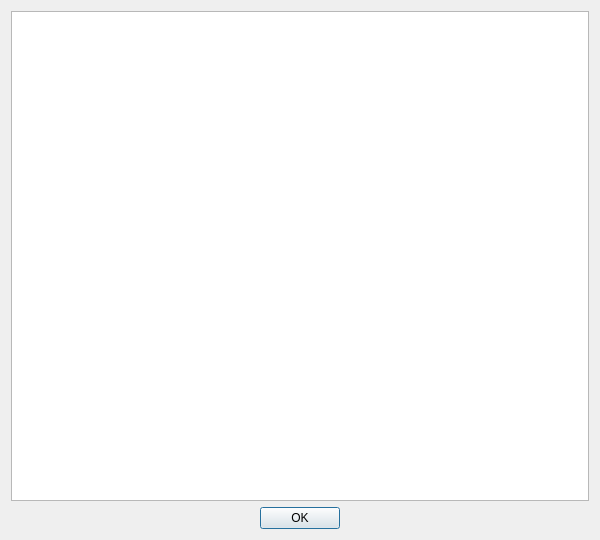
<?xml version="1.0" encoding="UTF-8"?>
<ui version="4.0">
 <class>AboutDialog</class>
 <widget class="QDialog" name="AboutDialog">
  <property name="geometry">
   <rect>
    <x>0</x>
    <y>0</y>
    <width>600</width>
    <height>540</height>
   </rect>
  </property>
  <property name="minimumSize">
   <size>
    <width>600</width>
    <height>540</height>
   </size>
  </property>
  <property name="windowTitle">
   <string>About Apprentice Video</string>
  </property>
  <property name="windowIcon">
   <iconset resource="apprenticevideo.qrc">
    <normaloff>:/images/apprenticevideo-64.png</normaloff>:/images/apprenticevideo-64.png</iconset>
  </property>
  <layout class="QVBoxLayout" name="dialogLayout">
   <item>
    <widget class="QTextBrowser" name="textBrowser">
     <property name="openExternalLinks">
      <bool>true</bool>
     </property>
    </widget>
   </item>
   <item>
    <layout class="QHBoxLayout" name="buttonsLayout">
     <item>
      <spacer name="spacer_4">
       <property name="orientation">
        <enum>Qt::Horizontal</enum>
       </property>
       <property name="sizeHint" stdset="0">
        <size>
         <width>40</width>
         <height>20</height>
        </size>
       </property>
      </spacer>
     </item>
     <item>
      <widget class="QPushButton" name="okButton">
       <property name="text">
        <string>OK</string>
       </property>
      </widget>
     </item>
     <item>
      <spacer name="spacer_3">
       <property name="orientation">
        <enum>Qt::Horizontal</enum>
       </property>
       <property name="sizeHint" stdset="0">
        <size>
         <width>40</width>
         <height>20</height>
        </size>
       </property>
      </spacer>
     </item>
    </layout>
   </item>
  </layout>
 </widget>
 <resources>
  <include location="apprenticevideo.qrc"/>
 </resources>
 <connections>
  <connection>
   <sender>okButton</sender>
   <signal>clicked()</signal>
   <receiver>AboutDialog</receiver>
   <slot>accept()</slot>
   <hints>
    <hint type="sourcelabel">
     <x>159</x>
     <y>232</y>
    </hint>
    <hint type="destinationlabel">
     <x>158</x>
     <y>127</y>
    </hint>
   </hints>
  </connection>
 </connections>
</ui>
